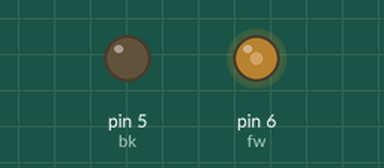
The sketch below on a simulated Arduino Uno, built with avr-gcc and run on an emulated ATmega328P. On the bench: output pins drawn as LEDs (lit = HIGH).

Above: at 0.1 s.
At 0.6 s:
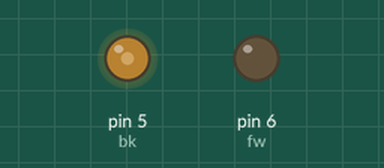
At 1.1 s:
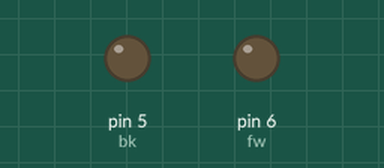
Timing chart, 0 to 2.6 s (numbered marks = the images above):
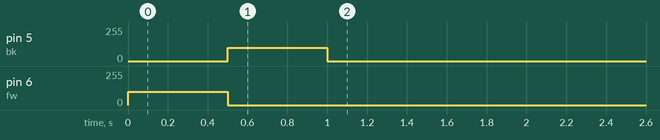

The sketch:

Car1.ino
```cpp
#define fw 6
#define bk 5
#define lf 3
#define rt 4
#define tb 7

void setup() {
 analogWrite(fw,100);
 digitalWrite(lf,HIGH);
 delay(500);
 analogWrite(fw,0);
 digitalWrite(lf,LOW);
 analogWrite(bk,100);
 digitalWrite(rt,HIGH);
 delay(500);
 analogWrite(bk,0);
 digitalWrite(rt,LOW);
}

void loop() {

}
```

control.ino
```cpp
/* 5 reverse g
6 front bw
4 left
3 right
7 tb b
*/
```
